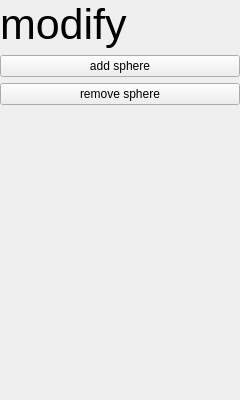
<?xml version="1.0" encoding="UTF-8"?>
<ui version="4.0">
 <class>Mesh_View</class>
 <widget class="QWidget" name="Mesh_View">
  <property name="geometry">
   <rect>
    <x>0</x>
    <y>0</y>
    <width>240</width>
    <height>400</height>
   </rect>
  </property>
  <property name="windowTitle">
   <string>Form</string>
  </property>
  <layout class="QVBoxLayout" name="verticalLayout">
   <property name="leftMargin">
    <number>0</number>
   </property>
   <property name="topMargin">
    <number>0</number>
   </property>
   <property name="rightMargin">
    <number>0</number>
   </property>
   <property name="bottomMargin">
    <number>0</number>
   </property>
   <item>
    <widget class="QLabel" name="label_title">
     <property name="font">
      <font>
       <pointsize>32</pointsize>
      </font>
     </property>
     <property name="text">
      <string>modify</string>
     </property>
    </widget>
   </item>
   <item>
    <widget class="QPushButton" name="btn_add_sphere">
     <property name="text">
      <string>add sphere</string>
     </property>
    </widget>
   </item>
   <item>
    <widget class="QPushButton" name="btn_remove_sphere">
     <property name="text">
      <string>remove sphere</string>
     </property>
    </widget>
   </item>
   <item>
    <spacer name="verticalSpacer">
     <property name="orientation">
      <enum>Qt::Vertical</enum>
     </property>
     <property name="sizeHint" stdset="0">
      <size>
       <width>20</width>
       <height>40</height>
      </size>
     </property>
    </spacer>
   </item>
  </layout>
 </widget>
 <resources/>
 <connections/>
</ui>
